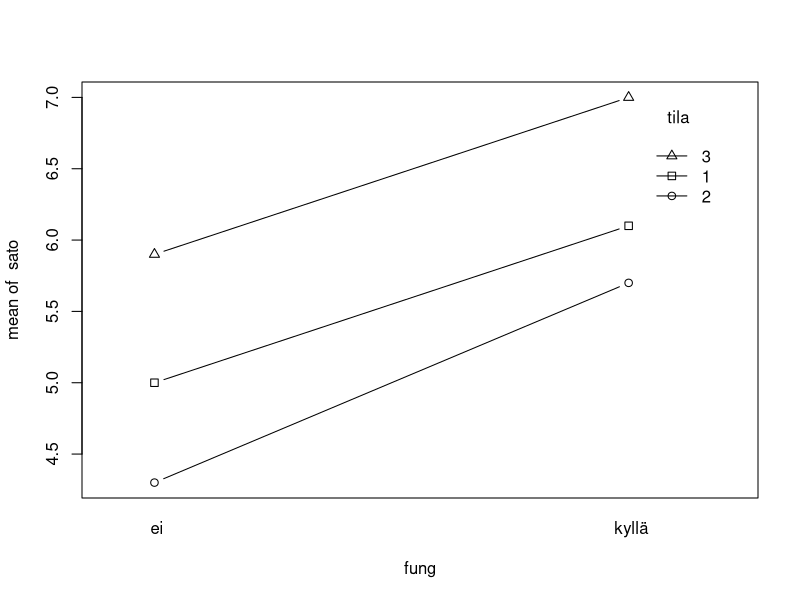
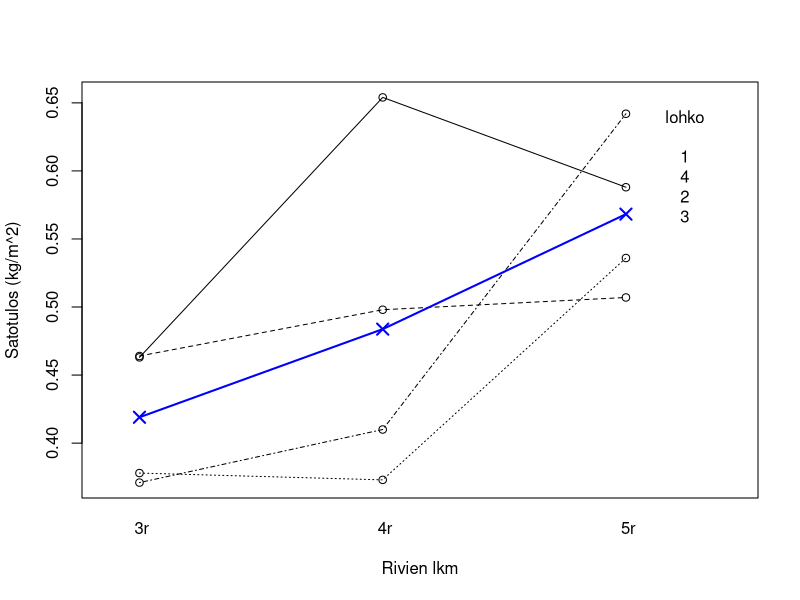

R code for these plots, in order:
#Harjoitus 5

#teht 1a
sato1 <- c(5.0, 4.3, 5.9)
sato2 <- c(6.1, 5.7, 7.0)
sato <- c(sato1, sato2)

#teht 1b
fung <- gl(2, 3, 6, labels = c(" ei", " kyllä") ) ; fung
tila <- gl(3, 1, 6) ; tila
data.frame(sato, fung, tila)

#teht 1c
interaction.plot(fung, tila, sato, type = 'b', lty=1, pch = 0:2 )

#teht 1d
ero <- sato2 - sato1 ; ero
mean(ero); sd(ero)
t.test(ero)


#teht 1f
t.test(sato2, sato1, var.equal=T)
2.8710007+0.4710007


#teht 2a
va2 <- lm(sato ~ fung + tila)
round( cbind( summary(va2)$coef , confint(va2) ), 4)


#teht 2b
sovite <- fitted(va2)
jaannos <- resid(va2)
data.frame(fung, tila, sato, sovite, jaannos)
anova(va2)


#teht 3a
sipuli.g <- c(371, 378, 464, 463, # käsittely 1: 3 riviä
+ 410, 373, 498, 654, # käsittely 2: 4 riviä
+ 642, 536, 507, 588) # käsittely 3: 5 riviä


#teht 3b
library(gmodels)
Y <- sipuli.g/1000 # vasteen mittayksiköksi kg/m^2
rivit <- gl(3,4,12)
levels(rivit) <- c(" 3r", " 4r", " 5r")
lohko <- gl(4,1,12)
data.frame(rivit, lohko, Y)


#teht 3c
Ym.r <- tapply(Y, rivit, mean) # vasteen keskiarvot käsittelyryhmissä
Ysd.r <- tapply(Y, rivit, sd) # keskihajonnat ryhmittäin
round(cbind(keskiarvo=Ym.r, hajonta=Ysd.r), 3) # siisti tulostus
round(tapply(Y, lohko, mean), 3) # lohkokeskiarvot
round(tapply(Y, lohko, sd), 3) # lohkohajonnat
round(mean(Y), 3) # kokonaiskeskiarvo

#teht 3d
interaction.plot(rivit, lohko, Y, type = 'o', pch = 1, xlab= "Rivien lkm", ylab="Satotulos (kg/m^2)" )
lines( 1:3, Ym.r, type="o", pch=4, cex = 1.5, lwd=2, col='blue')

#teht 4
m1 <- lm(Y ~ rivit)
summary(m1) 
confint(m1)
anova(m1)


#teht 5
m2 <- lm(Y ~ rivit + lohko)
summary(m2) 
confint(m2)
anova(m2)


#teht 6a
library(gmodels)
fit.contrast(m1, rivit, c(-1, 0, 1), conf.int = 0.95)


#teht 6b
 fit.contrast(m2, rivit, c(-1, 0, 1), conf.int = 0.95)
